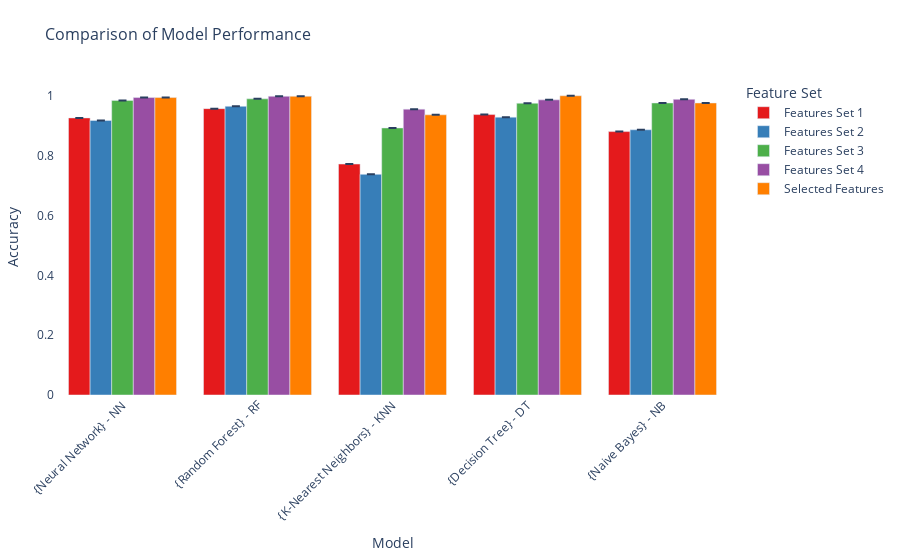

Notebook code for this chart:
### Code cell
import plotly.express as px
# Calculate standard deviation for error bars
score_df['sd'] = score_df.groupby(['model', 'feature_set'])['accuracy'].transform('std')
color_palette = px.colors.qualitative.Set1
fig = px.bar(score_df, x="model", y="accuracy", color="feature_set",
             barmode="group", error_y="sd", 
             labels={"accuracy": "Accuracy", "model": "Model"},
             title="Comparison of Model Performance",
             color_discrete_sequence=color_palette)
fig.update_layout(
    xaxis=dict(tickangle=-45),
    legend=dict(title="Feature Set", font=dict(size=12)),
    title_font_size=16,
    xaxis_title_font_size=14,
    yaxis_title_font_size=14,
    legend_title_font_size=14,
    plot_bgcolor='rgba(0,0,0,0)',
    margin=dict(l=50, r=50, t=80, b=50),
)
# Show the plot
fig.show()

### Figure 1 — Plotly figure (JSON) as saved in the notebook; plotly's stock layout.template omitted (floating-point values rounded to 4 significant figures)
{"data": [{"alignmentgroup": "True", "error_y": {"array": [null, null, null, null, null]}, "hovertemplate": "feature_set=Features Set 1<br>Model=%{x}<br>Accuracy=%{y}<extra></extra>", "legendgroup": "Features Set 1", "marker": {"color": "rgb(228,26,28)", "pattern": {"shape": ""}}, "name": "Features Set 1", "offsetgroup": "Features Set 1", "orientation": "v", "showlegend": true, "textposition": "auto", "type": "bar", "x": ["{Neural Network} - NN", "{Random Forest} - RF", "{K-Nearest Neighbors} - KNN", "{Decision Tree} - DT", "{Naive Bayes} - NB"], "xaxis": "x", "y": [0.9259, 0.9569, 0.7717, 0.9371, 0.8803], "yaxis": "y"}, {"alignmentgroup": "True", "error_y": {"array": [null, null, null, null, null]}, "hovertemplate": "feature_set=Features Set 2<br>Model=%{x}<br>Accuracy=%{y}<extra></extra>", "legendgroup": "Features Set 2", "marker": {"color": "rgb(55,126,184)", "pattern": {"shape": ""}}, "name": "Features Set 2", "offsetgroup": "Features Set 2", "orientation": "v", "showlegend": true, "textposition": "auto", "type": "bar", "x": ["{Neural Network} - NN", "{Random Forest} - RF", "{K-Nearest Neighbors} - KNN", "{Decision Tree} - DT", "{Naive Bayes} - NB"], "xaxis": "x", "y": [0.9173, 0.9647, 0.7373, 0.9285, 0.8863], "yaxis": "y"}, {"alignmentgroup": "True", "error_y": {"array": [null, null, null, null, null]}, "hovertemplate": "feature_set=Features Set 3<br>Model=%{x}<br>Accuracy=%{y}<extra></extra>", "legendgroup": "Features Set 3", "marker": {"color": "rgb(77,175,74)", "pattern": {"shape": ""}}, "name": "Features Set 3", "offsetgroup": "Features Set 3", "orientation": "v", "showlegend": true, "textposition": "auto", "type": "bar", "x": ["{Neural Network} - NN", "{Random Forest} - RF", "{K-Nearest Neighbors} - KNN", "{Decision Tree} - DT", "{Naive Bayes} - NB"], "xaxis": "x", "y": [0.9845, 0.9897, 0.8923, 0.975, 0.9759], "yaxis": "y"}, {"alignmentgroup": "True", "error_y": {"array": [null, null, null, null, null]}, "hovertemplate": "feature_set=Features Set 4<br>Model=%{x}<br>Accuracy=%{y}<extra></extra>", "legendgroup": "Features Set 4", "marker": {"color": "rgb(152,78,163)", "pattern": {"shape": ""}}, "name": "Features Set 4", "offsetgroup": "Features Set 4", "orientation": "v", "showlegend": true, "textposition": "auto", "type": "bar", "x": ["{Neural Network} - NN", "{Random Forest} - RF", "{K-Nearest Neighbors} - KNN", "{Decision Tree} - DT", "{Naive Bayes} - NB"], "xaxis": "x", "y": [0.994, 0.9983, 0.9552, 0.9862, 0.9879], "yaxis": "y"}, {"alignmentgroup": "True", "error_y": {"array": [null, null, null, null, null]}, "hovertemplate": "feature_set=Selected Features<br>Model=%{x}<br>Accuracy=%{y}<extra></extra>", "legendgroup": "Selected Features", "marker": {"color": "rgb(255,127,0)", "pattern": {"shape": ""}}, "name": "Selected Features", "offsetgroup": "Selected Features", "orientation": "v", "showlegend": true, "textposition": "auto", "type": "bar", "x": ["{Neural Network} - NN", "{Random Forest} - RF", "{K-Nearest Neighbors} - KNN", "{Decision Tree} - DT", "{Naive Bayes} - NB"], "xaxis": "x", "y": [0.994, 0.9983, 0.9363, 1, 0.9759], "yaxis": "y"}], "layout": {"barmode": "group", "legend": {"font": {"size": 12}, "title": {"font": {"size": 14}, "text": "Feature Set"}, "tracegroupgap": 0}, "margin": {"b": 50, "l": 50, "r": 50, "t": 80}, "plot_bgcolor": "rgba(0,0,0,0)", "title": {"font": {"size": 16}, "text": "Comparison of Model Performance"}, "xaxis": {"anchor": "y", "domain": [0, 1], "tickangle": -45, "title": {"font": {"size": 14}, "text": "Model"}}, "yaxis": {"anchor": "x", "domain": [0, 1], "title": {"font": {"size": 14}, "text": "Accuracy"}}}}
